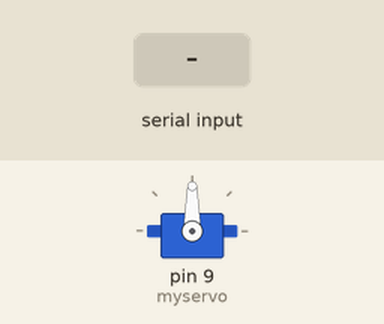
Bench run of a sketch on a simulated Arduino Uno, built with avr-gcc and run on an emulated ATmega328P. Shown: servo. Inputs (shaded band) come from the test bench.

Above: at 1.2 s.
1.3 s: "30,150\n" received over Serial
At 1.6 s:
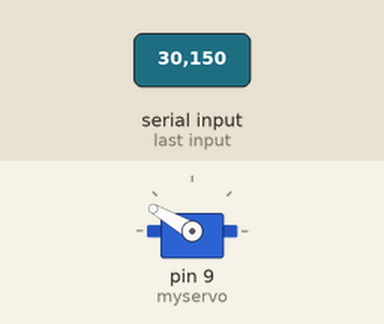
At 3.5 s:
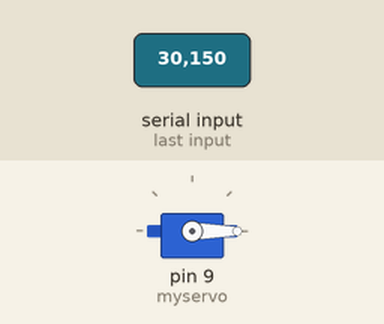
3.8 s: "90,45\n" received over Serial
At 4.6 s:
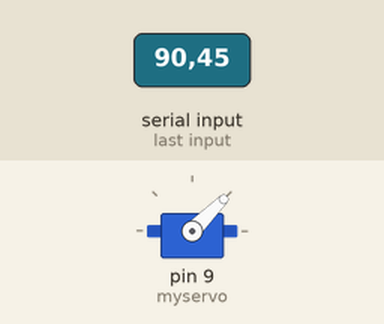
Timing chart, 0 to 6.8 s (numbered marks = the images above; inputs shaded):
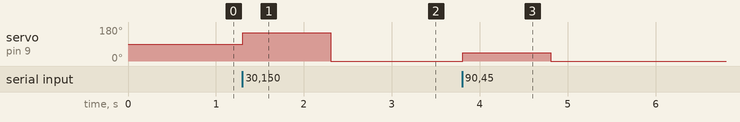

Measured:
- after the input at 1.3 s, servo on pin 9 (myservo): 90° → 150° at once, → 0° 1.0 s later
- after the input at 3.8 s, servo on pin 9 (myservo): 0° → 45° at once, → 0° 1.0 s later

The sketch:

Exp2.1_lab2.ino
```cpp
#include <Servo.h>

Servo myservo;  // create servo object to control a servo

void setup() {
  Serial.begin(9600);  // Initialize serial communication at 9600 baud
  myservo.attach(9);   // Attaches the servo on pin 9 to the servo object
}

void loop() {
  // Check if data is available to read from the serial port
  if (Serial.available() > 0) {
    // Read the incoming integer angle from Python
    int angle = Serial.parseInt();

    // Ensure the angle is within valid servo limits (0 to 180 degrees)
    if (angle >= 0 && angle <= 180) {
      myservo.write(angle);  // Move the servo to the specified angle
    }
  }
}
```
